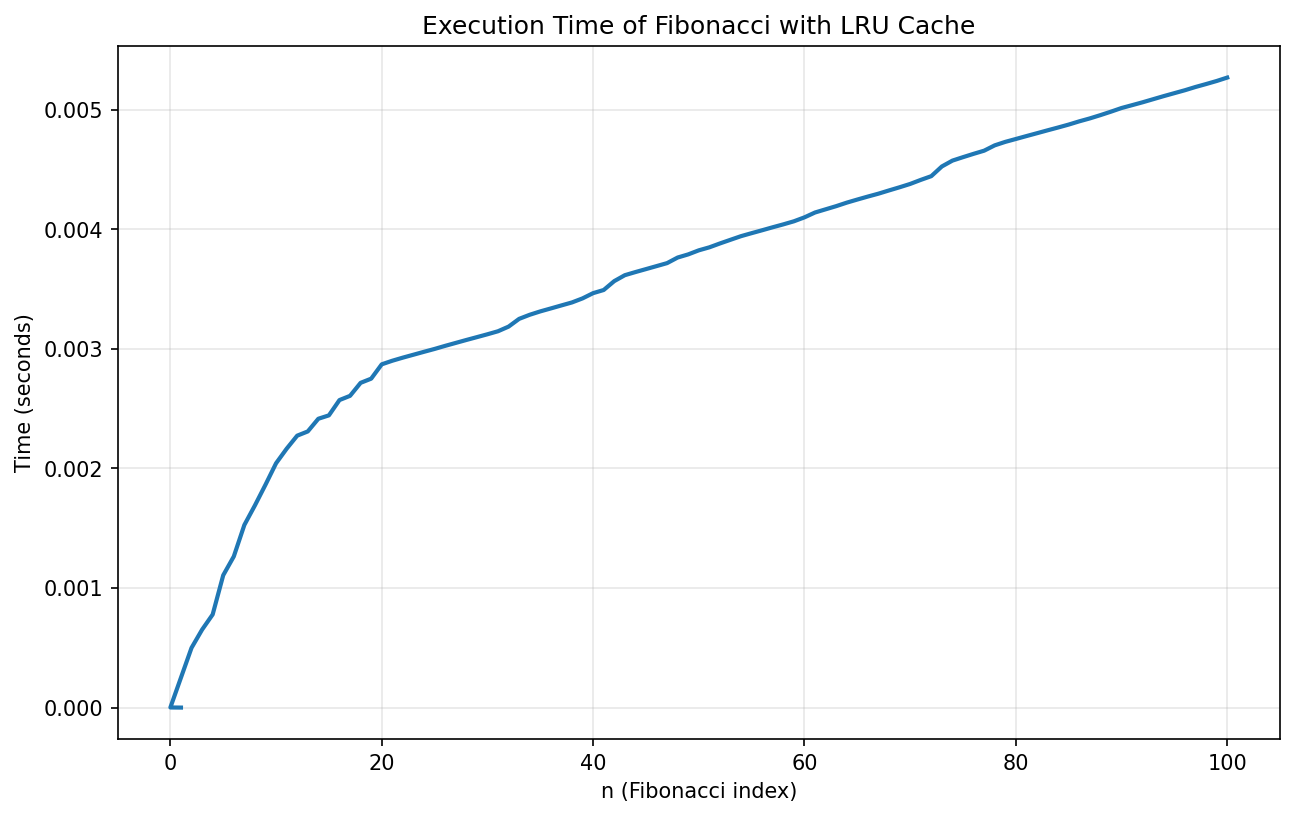

Here is the Python script that generated this plot:
#fib.py

from functools import lru_cache
import time
import matplotlib.pyplot as plt

times = []                                                              # List to store execution times for each Fibonacci calculation
ns = []                                                                 # List to store the corresponding Fibonacci indices (n values)

def timer(func):
    """Decorator to measure execution time of a function."""
    
    def wrapper(n):
        start = time.perf_counter()
        result = func(n)                                                # Call the original function and store the result
        end = time.perf_counter()
        elapsed = end - start                                           # Calculate the elapsed time for the function execution 
        
        print(f"Finished in {elapsed:.8f}s: f({n}) -> {result}")
        
        ns.append(n)                                                    # Append the Fibonacci index (n) to the list of indices
        times.append(elapsed)                                           # Append the elapsed time to the list of times                                       
        
        return result
    return wrapper


@lru_cache
@timer
def fib(n: int) -> int:
    """Compute nth Fibonacci number recursively."""
    if n <= 1:
        return n
    
    return fib(n-1) + fib(n-2)                                          # Recursive calls to compute the Fibonacci number, which will be cached by the lru_cache decorator to optimize performance


if __name__ == "__main__":
    fib(100)

    plt.figure(figsize=(10, 6))
    plt.plot(ns, times, linewidth=2)
    plt.xlabel("n (Fibonacci index)")
    plt.ylabel("Time (seconds)")
    plt.title("Execution Time of Fibonacci with LRU Cache")
    plt.grid(True, alpha=0.3)
    plt.savefig("fib.png", dpi=150, bbox_inches='tight')